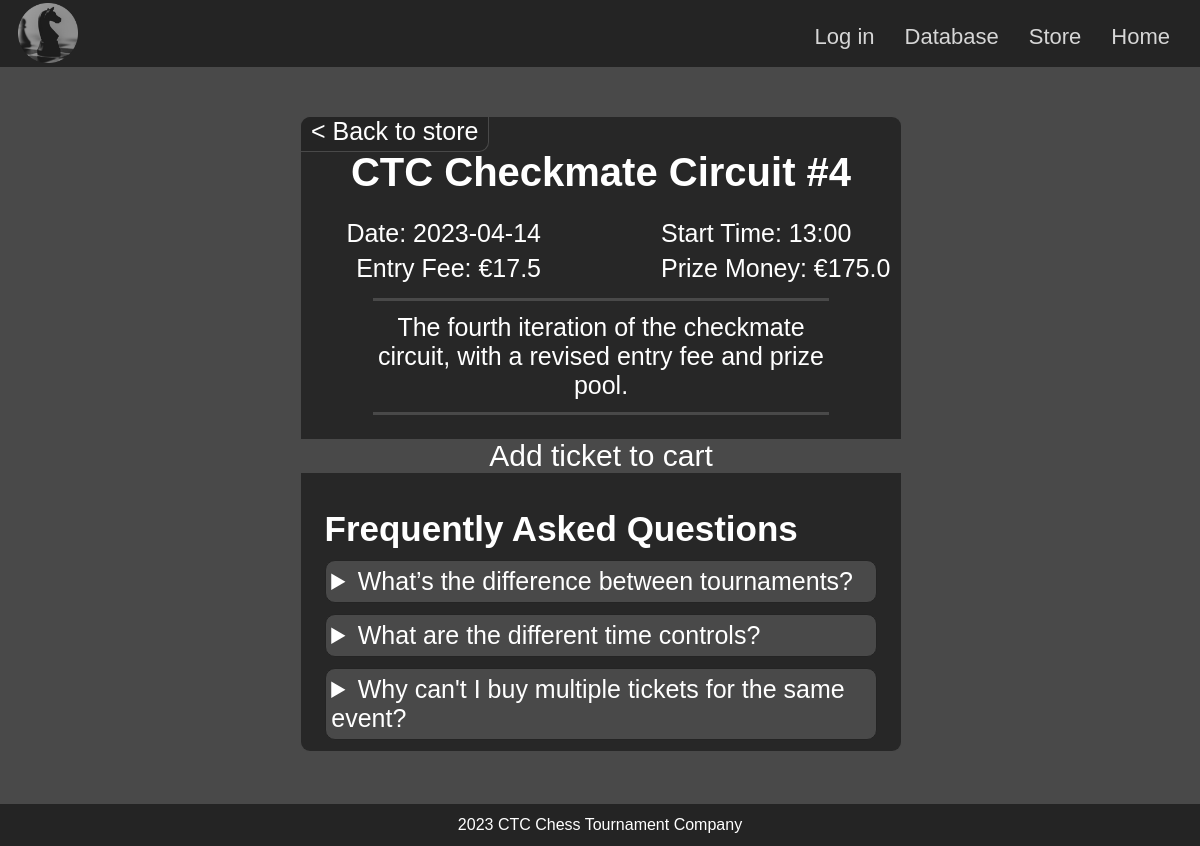
The page /tournament_details/13 on the database its author committed.
### tables this page shows
CREATE TABLE tournaments
(
    tournament_id INTEGER PRIMARY KEY AUTOINCREMENT,
    name TEXT NOT NULL,
    date TEXT NOT NULL,
    start_time TEXT NOT NULL,
    entry_fee REAL NOT NULL,
    prize_money REAL NOT NULL,
    description TEXT NOT NULL,
    winner TEXT
);

### app.py (the view)
@app.route("/tournament_details/<int:tournament_id>")
def tournament_details(tournament_id):
    db = get_db()
    tournament = db.execute("""SELECT * FROM tournaments
                               WHERE tournament_id = ?;""", (tournament_id,)).fetchone()
    return render_template("tournament_details.html", tournament=tournament, title="Tournament Details - Chess Tournaments")

### app.py (called while the page is built)
@app.before_request
def logged_in_user():
    g.user = session.get("username", None)

### database.py (called while the page is built)
def get_db():
    if "db" not in g:
        g.db = sqlite3.connect(DATABASE,
            detect_types=sqlite3.PARSE_DECLTYPES
        )
        g.db.row_factory = sqlite3.Row
    return g.db

### templates/tournament_details.html (shortened to what this page needs)
{% extends "base.html" %}
{% block main_content %}
<section class="tournament_details">
    <h1>{{ tournament["name"] }}</h1>
    <p>Date: {{ tournament["date"] }}</p>
    <p>Start Time: {{ tournament["start_time"] }}</p>
    <p>Entry Fee: €{{ tournament["entry_fee"] }}</p>
    <p>Prize Money: €{{tournament["prize_money"]}}</p>
    <p>{{ tournament["description"] }}</p>
    <p>
        <a href="{{ url_for('add_to_cart', tournament_id=tournament['tournament_id']) }}">Add ticket to cart</a>
    </p>
    <a href="{{ url_for('store') }}" id="back_to_store"> &#60; Back to store</a>
    <section class="other_details">
        <h2 class="other_details">Frequently Asked Questions</h2>
        <details class="other_details">
            <summary>What&#8217;s the difference between tournaments?</summary>
        </details>
        <details class="other_details">
            <summary>What are the different time controls?</summary>
        </details>
        <details class="other_details">
            <summary>Why can't I buy multiple tickets for the same event?</summary>
        </details>
    </section>
</section>
{% endblock %}

### static/styles.css (style rules this page uses)
:root { --main-background-color: #242424; --secondary-color: #353535; --tertiary-color: #494949; --section-background: #242424e5; }
html { scroll-behavior: smooth; background-color: var(--main-background-color); background-image: url('background.jpg'); background-size: cover; background-attachment: fixed; height: 100%; }
body { background-color: var(--tertiary-color); background-image: url('background.jpg'); background-size: cover; background-attachment: fixed; margin: 0%; padding: 0%; display: grid; height: 100%; grid-template-columns: 1fr; grid-template-rows: auto; grid-template-areas: "header" "main" "footer"; font-family: Calibri, 'Trebuchet MS', sans-serif; }
a:link { text-decoration: none; color: #d6d6d6; }
h2 { font-size: 35px; }
#back_to_store { grid-area: back_to_store; font-size: 25px; text-align: center; position: absolute; padding: 0 10px 5px 10px; background-color: var(--section-background); border-radius: 10px 0px 10px 0px; border-right: 1px solid var(--tertiary-color); border-bottom: 1px solid var(--tertiary-color); color: #ffffff; }
section.tournament_details { background-color: var(--section-background); border: 1px solid var(--tertiary-color); border-radius: 10px; margin-left: 25%; margin-right: 25%; width: 50%; text-align: center; display: grid; grid-template-columns: 1fr 1fr; grid-template-rows: auto; grid-template-areas: "details_top details_top" "details_date details_time" "details_entry details_prize" "details_description details_description" "add_to_cart add_to_cart" "other other"; overflow-y: scroll; height: 75vh; }
section.tournament_details > h1 { grid-area: details_top; font-size: 40px; margin-bottom: 4%; }
section.tournament_details > :nth-child(2) { grid-area: details_date; margin-top: 0%; text-align: right; margin-right: 20%; }
section.tournament_details > :nth-child(3) { grid-area: details_time; margin-bottom: 2%; text-align: left; margin-left: 20%; }
section.tournament_details > :nth-child(4) { grid-area: details_entry; margin-top: 0%; text-align: right; margin-right: 20%; }
section.tournament_details > :nth-child(5) { grid-area: details_prize; margin-bottom: 2%; text-align: left; margin-left: 20%; margin-bottom: 5%; }
section.tournament_details > :nth-child(6) { grid-area: details_description; margin: 0 12% 4% 12%; text-align: center; border-top: 3px solid var(--tertiary-color); padding-top: 2%; border-bottom: 3px solid var(--tertiary-color); padding-bottom: 2%; }
section.tournament_details > :nth-child(7) { grid-area: add_to_cart; font-size: 30px; background-color: var(--tertiary-color); margin-bottom: 2%; }
section.tournament_details > :nth-child(7) > a { color: #ffffff; }
section.tournament_details > p { margin-top: 0%; margin-bottom: 1%; font-size: 25px; }
.other_details { grid-area: other; text-align: left; margin: 2%; }
summary { background-color: var(--tertiary-color); font-size: 25px; }
details { background-color: var(--tertiary-color); border: #242424 1px solid; border-radius: 10px; padding: 1%; }

### rows shown on the page
tournaments: name "CTC Checkmate Circuit #4", date "2023-04-14", start_time "13:00", entry_fee "17.5", prize_money "175.0", description "The fourth iteration of the checkmate circuit, with a revised entry fee and prize pool."
